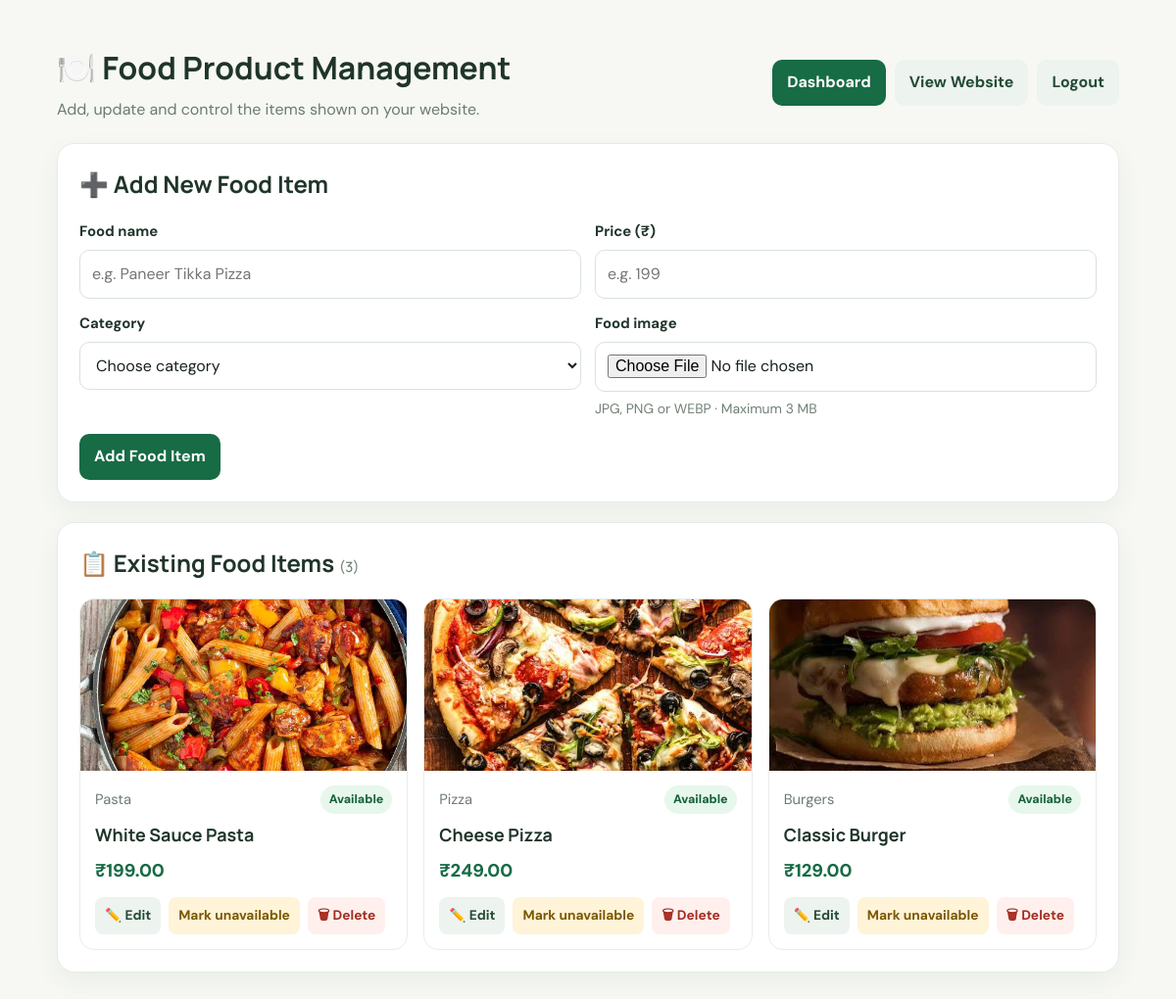
The app's page /admin/products.php (signed in) with its own data.
### tables this page shows
CREATE TABLE IF NOT EXISTS products (
  id INT UNSIGNED NOT NULL AUTO_INCREMENT,
  name VARCHAR(120) NOT NULL,
  price DECIMAL(10,2) NOT NULL,
  category VARCHAR(80) NOT NULL,
  image VARCHAR(255) NOT NULL,
  is_available TINYINT(1) NOT NULL DEFAULT 1,
  created_at TIMESTAMP NOT NULL DEFAULT CURRENT_TIMESTAMP,
  PRIMARY KEY (id)
);

### admin/products.php (the view, shortened to what this page needs)
<?php
require_once __DIR__ . '/../config.php';
function productEscape($value) {
    return htmlspecialchars((string)$value, ENT_QUOTES, 'UTF-8');
}
$editProduct = null;
try {
    $products = $pdo->query('SELECT id, name, price, category, image, is_available FROM products ORDER BY id DESC')->fetchAll();
} catch (PDOException $e) {
    error_log('Products loading failed: ' . $e->getMessage());
    $products = [];
    $message = 'Could not load products from the database.';
    $messageType = 'error';
}
?>
<!DOCTYPE html>
<html lang="en">
<head>
<title>Manage Food | Foodie Corner</title><link rel="stylesheet" href="../style.css">
</head>
<body><main class="pm-wrap">
<header class="pm-top"><div><h1>🍽️ Food Product Management</h1><p>Add, update and control the items shown on your website.</p></div><nav class="pm-actions"><a href="dashboard.php">Dashboard</a><a class="secondary" href="../index.php">View Website</a><a class="secondary" href="logout.php">Logout</a></nav></header>
<section class="pm-panel" id="product-form"><h2><?= $editProduct ? '✏️ Edit Food Item' : '➕ Add New Food Item' ?></h2>
<form class="pm-form" method="post" enctype="multipart/form-data">
<div class="pm-field"><label for="name">Food name</label><input id="name" name="name" maxlength="120" placeholder="e.g. Paneer Tikka Pizza" value="<?= productEscape($editProduct['name'] ?? '') ?>" required></div>
<div class="pm-field"><label for="price">Price (₹)</label><input id="price" type="number" name="price" min="0.01" step="0.01" placeholder="e.g. 199" value="<?= productEscape($editProduct['price'] ?? '') ?>" required></div>
<div class="pm-field"><label for="category">Category</label><select id="category" name="category" required><option value="">Choose category</option></select></div>
<div class="pm-field"><label for="image">Food image <?= $editProduct ? '(optional — choose only to replace)' : '' ?></label><input id="image" type="file" name="image" accept=".jpg,.jpeg,.png,.webp,image/jpeg,image/png,image/webp" <?= $editProduct ? '' : 'required' ?>><p class="pm-note">JPG, PNG or WEBP · Maximum 3 MB</p></div>
<div class="pm-field full"><div class="pm-form-actions"><button class="pm-btn" type="submit"><?= $editProduct ? 'Save Changes' : 'Add Food Item' ?></button></div></div>
</form></section>
<section class="pm-panel"><h2>📋 Existing Food Items <span style="color:#718075;font-size:.9rem;font-weight:500">(<?= count($products) ?>)</span></h2>
<?php if (!$products): ?><div class="pm-empty">No food items found. Use the form above to add your first item.</div><?php else: ?><div class="pm-grid">
<?php foreach ($products as $product): $available = (int)($product['is_available'] ?? 1) === 1; ?>
<article class="pm-card"><img src="../<?= productEscape($product['image'] ?? '') ?>" alt="<?= productEscape($product['name']) ?>" onerror="this.style.display='none'"><div class="pm-card-body"><div class="pm-meta"><span><?= productEscape($product['category']) ?></span><span class="pm-badge <?= $available ? '' : 'off' ?>"><?= $available ? 'Available' : 'Unavailable' ?></span></div><h3><?= productEscape($product['name']) ?></h3><div class="pm-price">₹<?= number_format((float)$product['price'], 2) ?></div><div class="pm-card-actions"><a class="pm-edit" href="products.php?edit=<?= (int)$product['id'] ?>#product-form">✏️ Edit</a>
<form class="pm-inline" method="post"><button class="pm-toggle" type="submit"><?= $available ? 'Mark unavailable' : 'Make available' ?></button></form>
<form class="pm-inline" method="post" onsubmit="return confirm('Delete this food item? If it is linked to an order, deletion may be blocked.');"><button class="pm-delete" type="submit">🗑 Delete</button></form></div></div></article>
<?php endforeach; ?></div><?php endif; ?></section>
</main></body></html>

### style.css (style rules this page uses)
:root { --ink:#17211b;--muted:#69756d;--paper:#f7f8f4;--white:#fff;--green:#1f6b45;--green2:#174c34;--lime:#d8f36a;--line:#e6eae3;--soft:#edf4e9;--shadow:0 18px 50px rgba(22,45,30,.09);--radius:22px }
* { box-sizing:border-box }
html { scroll-behavior:smooth;scroll-padding-top:100px }
body { margin:0;background:var(--paper);color:var(--ink);font-family:'DM Sans',Arial,sans-serif;line-height:1.55 }
img { max-width:100%;display:block }
a { color:var(--green);text-decoration:none }
button,input,select,textarea { font:inherit }
button,a { transition:transform .18s ease,background .18s ease,box-shadow .18s ease }
main:not(:has(.modern-hero)) { max-width:1200px;margin:0 auto;padding:45px 22px }
h1,h2,h3 { font-family:Manrope,'DM Sans',sans-serif }
input,select,textarea { max-width:100%;padding:12px 14px;border:1px solid #dce3d9;border-radius:11px;background:white;color:var(--ink);outline:none }
button,.btn { border:0;border-radius:999px;background:var(--green);color:white;padding:12px 18px;font-weight:800;cursor:pointer }
form { max-width:100% }

### admin/products.php (style rules this page uses)
.pm-wrap { width:min(1180px,94%);margin:30px auto 60px;color:#20352a }
.pm-top { display:flex;align-items:center;justify-content:space-between;gap:14px;flex-wrap:wrap;margin-bottom:22px }
.pm-top h1 { margin:0 0 5px }
.pm-top p { margin:0;color:#6b7b70 }
.pm-actions { display:flex;gap:9px;flex-wrap:wrap }
.pm-btn,.pm-actions a { border:0;border-radius:10px;padding:11px 15px;background:#176b45;color:#fff;text-decoration:none;font-weight:700;cursor:pointer;font:inherit;font-weight:700 }
.pm-actions a.secondary { background:#edf3ee;color:#234b37 }
.pm-panel { background:#fff;border:1px solid #e5ece6;border-radius:18px;padding:22px;margin:20px 0;box-shadow:0 9px 26px rgba(25,60,40,.06) }
.pm-panel h2 { margin:0 0 18px }
.pm-form { display:grid;grid-template-columns:repeat(2,minmax(0,1fr));gap:14px }
.pm-field { display:flex;flex-direction:column;gap:7px }
.pm-field.full { grid-column:1/-1 }
.pm-field label { font-weight:700;font-size:.93rem }
.pm-field input,.pm-field select { width:100%;padding:12px;border:1px solid #d9e2db;border-radius:10px;background:#fff;font:inherit;box-sizing:border-box }
.pm-form-actions { display:flex;gap:10px;align-items:center;flex-wrap:wrap }
.pm-grid { display:grid;grid-template-columns:repeat(3,minmax(0,1fr));gap:16px }
.pm-card { border:1px solid #e7ede8;border-radius:15px;overflow:hidden;background:#fff;display:flex;flex-direction:column }
.pm-card img { width:100%;height:175px;object-fit:cover;background:#f3f5f3 }
.pm-card-body { padding:15px;display:flex;flex-direction:column;gap:8px;flex:1 }
.pm-card h3 { margin:0;font-size:1.12rem }
.pm-meta { display:flex;justify-content:space-between;align-items:center;gap:8px;color:#6d7b71;font-size:.92rem }
.pm-price { font-size:1.15rem;font-weight:800;color:#176b45 }
.pm-badge { font-size:.78rem;font-weight:800;padding:5px 9px;border-radius:20px;background:#e7f7ec;color:#17623b }
.pm-card-actions { display:flex;gap:8px;flex-wrap:wrap;margin-top:5px }
.pm-card-actions a,.pm-card-actions button { border:0;border-radius:8px;padding:8px 10px;text-decoration:none;font-weight:700;font-size:.86rem;cursor:pointer }
.pm-edit { background:#edf3ee;color:#234b37 }
.pm-delete { background:#fff0ee;color:#a52c20 }
.pm-toggle { background:#fff3d8;color:#7a5800 }
.pm-inline { display:inline }
.pm-note { font-size:.87rem;color:#718075;margin:0 }

### records on screen
products: image (picture), category "Pasta", is_available "Available", name "White Sauce Pasta", price "199.00"
products: image (picture), category "Pizza", is_available "Available", name "Cheese Pizza", price "249.00"
products: image (picture), category "Burgers", is_available "Available", name "Classic Burger", price "129.00"

### other values on screen
count($products) "3"
